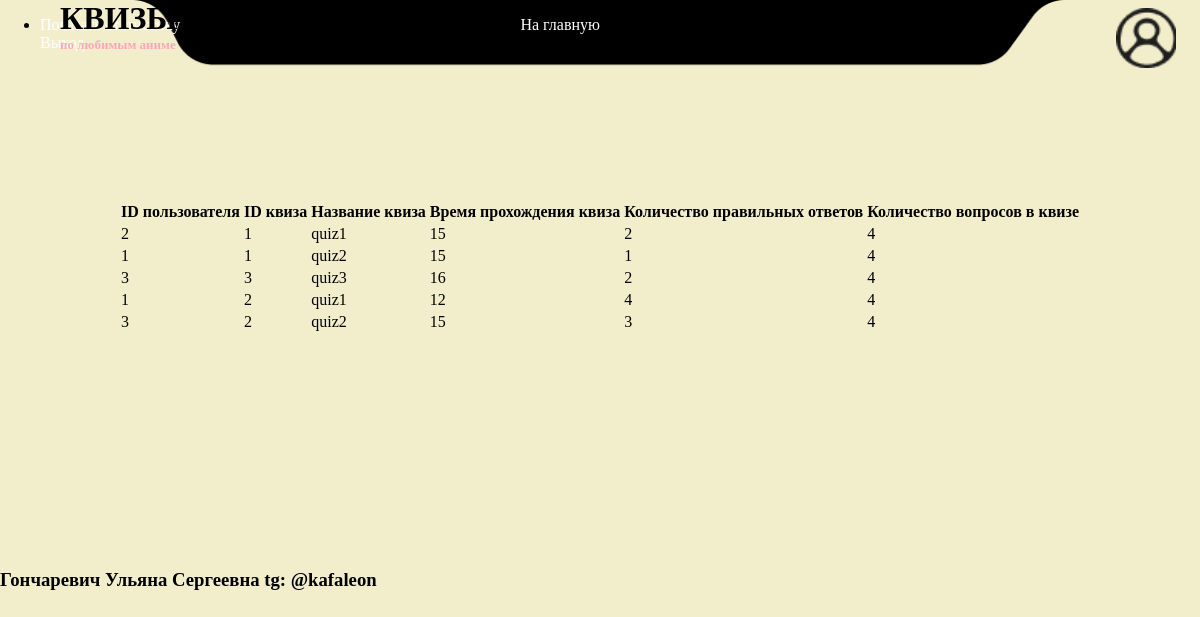
The app's page /statistic/ with its own data.
### models.py (models this page shows, shortened)
class Statistic(db.Model):
    id = db.Column(db.Integer, primary_key=True)
    user_id = db.Column(db.Integer)
    quiz_id = db.Column(db.Integer)
    quiz_name = db.Column(db.String(100))
    quiz_time = db.Column(db.String(50))
    right = db.Column(db.Integer)
    total = db.Column(db.Integer)

### main_flask.py (the view)
    @app.route('/statistic/', methods=['POST', 'GET'])
    def statistic():
        info = Statistic.query.all()
        print(info)
        return render_template('statistic.html', values=info)

### templates/statistic.html (shortened to what this page needs)
{% extends 'base.html' %}
{% block content %}
<div class="tables">
    <div class="user_table">
        <table>
            <tr>
                <th>ID пользователя</th>
                <th>ID квиза</th>
                <th>Название квиза</th>
                <th>Время прохождения квиза</th>
                <th>Количество правильных ответов</th>
                <th>Количество вопросов в квизе</th>
            </tr>
            {% for value in values %}
                <tr>
                    <td>{{value.user_id}}</td>
                    <td>{{value.quiz_id}}</td>
                    <td>{{value.quiz_name}}</td>
                    <td>{{value.quiz_time}}</td>
                    <td>{{value.right}}</td>
                    <td>{{value.total}}</td>
                </tr>
            {% endfor %}
        </table>
</div>
</div>
{% endblock %}

### templates/base.html (shortened to what this page needs)
<!DOCTYPE html>
<html lang="ruRU">
<head>
    <link rel="stylesheet" href="{{url_for('static', filename='css/main.css')}}">
</head>
<body>
        <header>
            <div class="header">
                <div class="icon">
                    <h2>КВИЗЫ</h2>
                    <h4>по любимым аниме</h4>
                </div>
                <div style="color: white; position: absolute; right: 50%; top: 2%;">
                    <a href="/quizes/">На главную</a>
                </div>
                <div class="cabinet">
                </div>
            </div>
            <nav>
                <ul>
                        <li><a href="/statistic/">Показать статистику</a></li>
                    <a href="/logout/">Выход</a>
                </ul>
            </nav>
        </header>
        <section>
            {% block content %}
            {% endblock %}
        </section>
    <footer>
        <h3>Гончаревич Ульяна Сергеевна  tg: @kafaleon</h3>
    </footer>
</body>
</html>

### static/css/main.css (style rules this page uses)
body { background: black; margin: 0px; width: 100vw; min-height: 100vh; background: #F2EECB; width: 100vw; display: flex; flex-direction: column; }
section { min-height: 300px; align-self: center; background: #F2EECB; position: relative; margin-bottom: 50px; }
header { height: 150px; margin: 0px; background: black; background-image: url("../img/header.png"); background-position-x: center; width: 100%; background-size: cover; margin-bottom: 50px; }
.icon { width: 10%; position: absolute; left: 5%; }
h2 { font-size: 32px; margin: 0px; color: black; font-family: "animeacev3"; }
h4 { font-size: 13px; margin-top: 0px; font-family: "CodecPro-Regular"; color: #FFA5BB; }
.cabinet { position: absolute; right: 2%; top: 1%; background-image: url("../img/user.png"); background-size: cover; height: 60px; width: 60px; }
a:-webkit-any-link { color: white; text-decoration: none; }

### records on screen
Statistic: user_id "2", quiz_id "1", quiz_name "quiz1", quiz_time "15", right "2", total "4"
Statistic: user_id "1", quiz_id "1", quiz_name "quiz2", quiz_time "15", right "1", total "4"
Statistic: user_id "3", quiz_id "3", quiz_name "quiz3", quiz_time "16", right "2", total "4"
Statistic: user_id "1", quiz_id "2", quiz_name "quiz1", quiz_time "12", right "4", total "4"
Statistic: user_id "3", quiz_id "2", quiz_name "quiz2", quiz_time "15", right "3", total "4"
